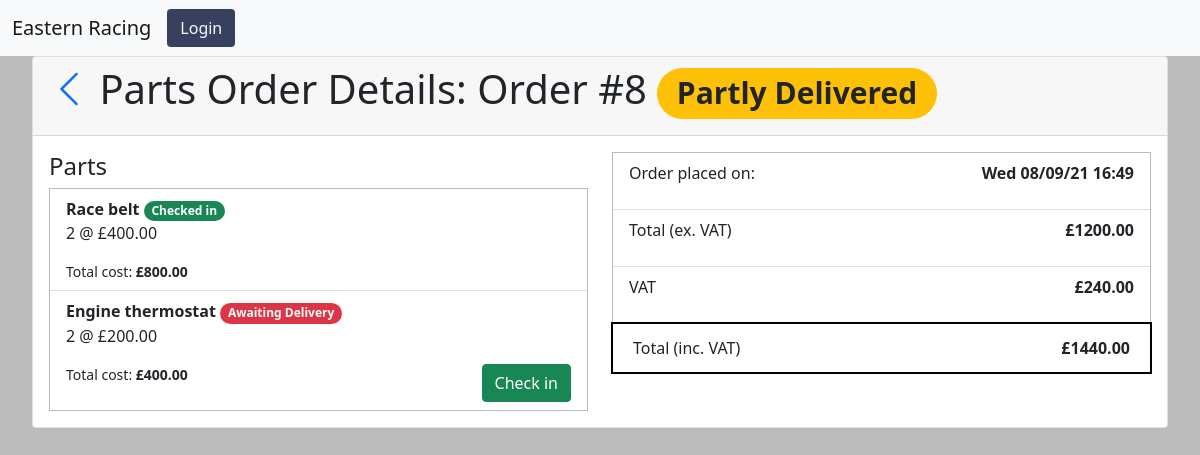
/parts/partsorder_detail/8, run on the app's committed database.
### parts/models.py (models this page shows, shortened)
class PartsOrder(models.Model):
    placed = models.DateTimeField(auto_now_add=True)
    sub_total = models.DecimalField(max_digits=10, decimal_places=2, default=0)
    vat = models.DecimalField(max_digits=10, decimal_places=2, default=0)
    grand_total = models.DecimalField(max_digits=10, decimal_places=2, default=0)
    editable = models.BooleanField(default=True)
    def get_delivery_status(self):
        checked_in = 0
        for unit in self.partsorderunit_set.all():
            if unit.checked_in:
                checked_in += 1
        if checked_in == 0:
            return 'awaiting'
        elif checked_in == self.partsorderunit_set.count():
            return 'delivered'
        else:
            return 'part'

class PartsOrderUnit(models.Model):
    order = models.ForeignKey(PartsOrder, on_delete=models.PROTECT)
    part = models.ForeignKey(Part, on_delete=models.PROTECT)
    quantity = models.IntegerField()
    cost_each = models.DecimalField(max_digits=10, decimal_places=2)
    total_cost = models.DecimalField(max_digits=10, decimal_places=2)
    checked_in = models.BooleanField(default=False)

class Part(models.Model):
    name = models.CharField(max_length=200)
    cost_price = models.DecimalField(max_digits=10, decimal_places=2)
    customer_price = models.DecimalField(max_digits=10, decimal_places=2)
    stock_level = models.PositiveIntegerField()

### parts/views.py (the view)
# urls.py: path('partsorder_detail/<str:pk>', views.PartsOrderDetail.as_view(), name='parts-order-detail'),
class PartsOrderDetail(generic.DetailView):
    model = PartsOrder

### car_mgmt/context_processors.py (called while the page is built)
def report_form(request):
    report_form = MessageForm(initial={'sender': request.user, 'recipient': Manager.objects.get(id=1).user})
    return {'report_form': report_form}

def login_form(request):
    login_form = AuthenticationForm()
    return {'login_form': login_form}

### parts/templates/parts/partsorder_detail.html (shortened to what this page needs)
{% extends 'cars/base.html' %}
{% block content %}
<div class="card mb-5">
  <div class="card-header">
    <h1>
      <a href="{% url 'parts:parts-order-list' %}"><i class="bi bi-chevron-left"></i></a>
      Parts Order Details: Order #{{ partsorder.id }}
      {% if partsorder.get_delivery_status == 'awaiting' %}
      <span class="badge rounded-pill bg-danger">Awaiting Delivery</span>
      {% elif partsorder.get_delivery_status == 'delivered' %}
      <span class="badge rounded-pill bg-success">Delivered</span>
      {% else %}
      <span class="badge rounded-pill bg-warning text-dark">Partly Delivered</span>
      {% endif %}
    </h1>
  </div>
  <div class="card-body row">
    <div class="col-6">
      <h4 class="card-title">Parts</h4>
      <ul class="list-group list-group-flush">
        {% for part_unit in partsorder.partsorderunit_set.all %}
        <li class="list-group-item">
          <b class="card-title">{{ part_unit.part.name }}</b>
          {% if part_unit.checked_in %}
          <span class="badge rounded-pill bg-success">Checked in</span>
          {% else %}
          <span class="badge rounded-pill bg-danger">Awaiting Delivery</span>
          {% endif %}
          <p>{{ part_unit.quantity }} @ £{{ part_unit.cost_each|floatformat:"2g" }}</p>
          <div class="d-flex justify-content-between">
            <small>Total cost:
              <b>£{{ part_unit.total_cost|floatformat:"2g" }}</b>
            </small>
            {% if not part_unit.checked_in %}
            <a type="button" class="btn btn-success" data-bs-toggle="modal"
              data-bs-target="#checkinModal{{ part_unit.id }}">Check in</a>
            {% endif %}
          </div>
        </li>
        {% endfor %}
      </ul>
    </div>
    <div class="col-6">
      <ul class="list-group list-group-flush">
        <li class="list-group-item d-flex justify-content-between">
          <p>Order placed on: </p>
          <p><b>{{ partsorder.placed|date:"D d/m/y H:i" }}</b></p>
        </li>
        <li class="list-group-item d-flex justify-content-between">
          <p>Total (ex. VAT)</p>
          <p><b>£{{ partsorder.sub_total|floatformat:"2g" }}</b></p>
        </li>
        <li class="list-group-item d-flex justify-content-between">
          <p>VAT</p>
          <p><b>£{{ partsorder.vat|floatformat:"2g" }}</b></p>
        </li>
        <li style="outline:2px solid black" class="list-group-item d-flex justify-content-between">
          <p class='m-1'>Total (inc. VAT)</p>
          <p class='m-1'><b>£{{ partsorder.grand_total|floatformat:"2g" }}</b></p>
        </li>
      </ul>
    </div>
  </div>
  {% endblock content %}

### cars/static/css/main.css (style rules this page uses)
body { background-color: #bbb; }
.list-group { border: 1px solid #bbb; }
.list-group-item, .list-group-item:hover { z-index: auto; }

### data on the page
PartsOrder: id "8", placed "Wed 08/09/21 16:49", sub_total "1200.00", vat "240.00", grand_total "1440.00"
PartsOrderUnit: part.name "Race belt", checked_in "Checked in", quantity "2", cost_each "400.00", total_cost "800.00"
PartsOrderUnit: part.name "Engine thermostat", checked_in "Awaiting Delivery", quantity "2", cost_each "200.00", total_cost "400.00"
